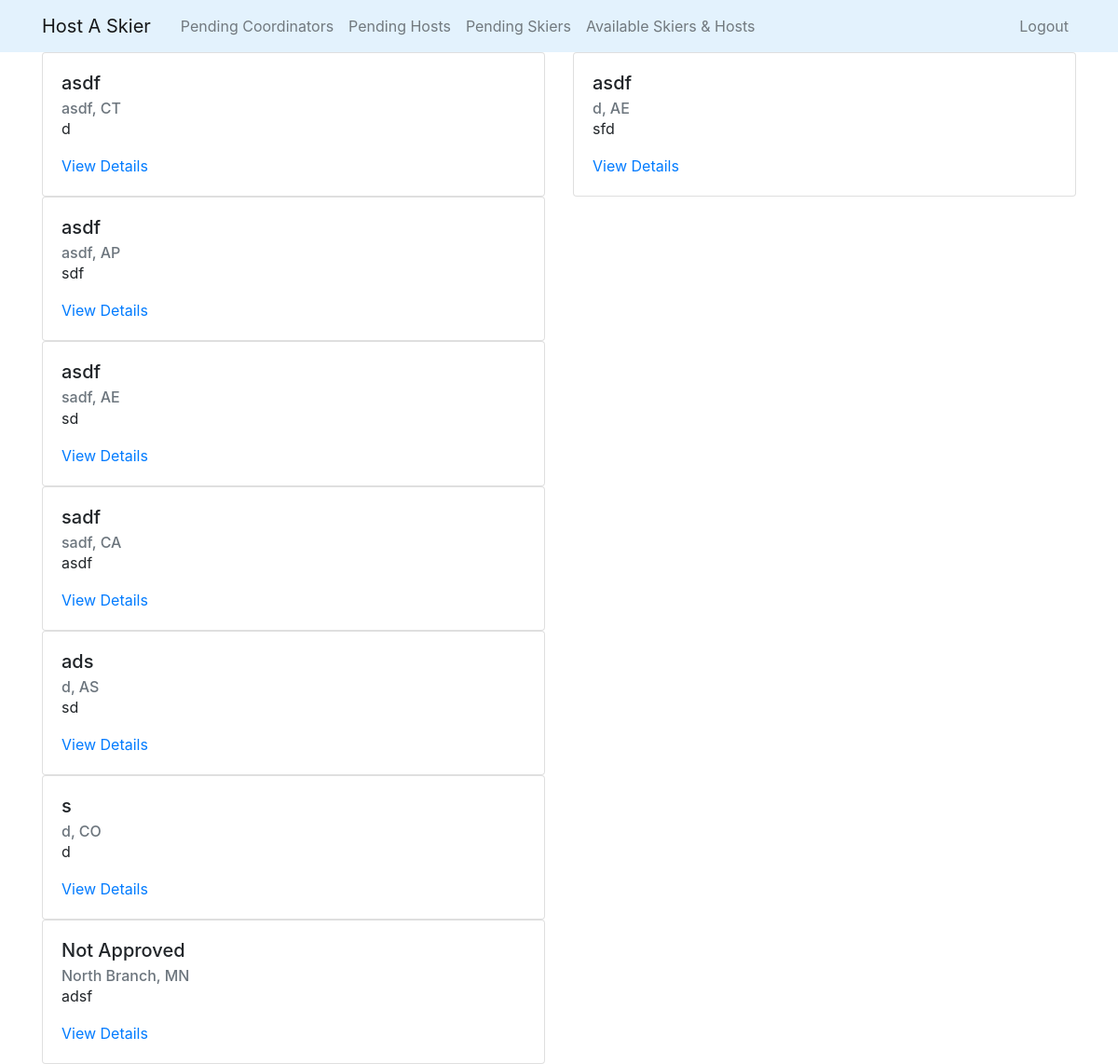
Before: /match/ with the older database file.
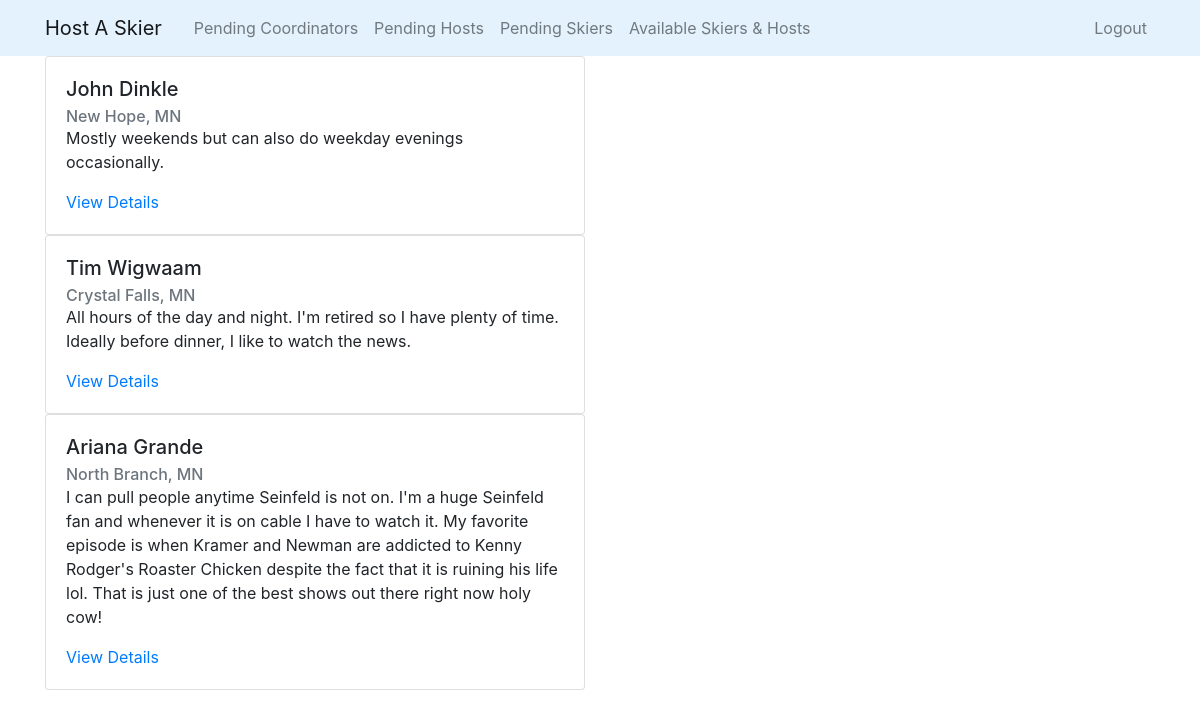
After: the same page with the newer database file.
### host/models.py (models this page shows)
class Host(models.Model):
    name            = models.CharField(verbose_name="Name/Organization", max_length=254, null=False)
    email           = models.EmailField(verbose_name="Email", max_length=254, null=False)
    phone_number    = PhoneNumberField(verbose_name="Phone Number", null=False)
    address_1       = models.CharField(verbose_name="Address", max_length=128, null=False)
    address_2       = models.CharField(verbose_name="", max_length=128, blank=True, null=True)
    city            = models.CharField(verbose_name="City", max_length=128, null=False)
    state           = USStateField(verbose_name="State", null=False)
    zip_code        = models.CharField(verbose_name="Zip Code", max_length=5, null=False)
    events          = MultiSelectField(verbose_name="Events", choices=EVENTS)
    availability    = models.TextField(verbose_name="Availability", null=True)
    notes           = models.TextField(verbose_name="Additional Notes", null=True, blank=True)
    start_date      = models.DateField(verbose_name="Start Date")
    end_date        = models.DateField(verbose_name="End Date")
    image           = models.ImageField(verbose_name="Site Picture", upload_to="media/site_pics", null=True, blank=True)
    approved        = models.BooleanField(default=False, blank=True)

### skier/models.py (models this page shows)
class Skier(models.Model):
    name            = models.CharField(verbose_name="Name/Organization", max_length=254, null=False)
    email           = models.EmailField(verbose_name="Email", max_length=254, null=False)
    phone_number    = PhoneNumberField(verbose_name="Phone Number", null=False)
    city            = models.CharField(verbose_name="City", max_length=128, null=False)
    state           = USStateField(verbose_name="State", null=False)
    events          = MultiSelectField(verbose_name="Events", choices=EVENTS)
    availability    = models.TextField(verbose_name="Availability", null=True)
    start_date      = models.DateField(verbose_name="Start Date")
    end_date        = models.DateField(verbose_name="End Date")
    university      = models.CharField(verbose_name="Universtiy Affiliation (if applicable)", max_length=254, blank=True, null=True)
    approved        = models.BooleanField(default=False, blank=True)

### main/views.py (the view)
# urls.py: path('match/', main_views.MatchView.as_view(template_name='main/match.html'), name='match'),
class MatchView(ListView):
    template_name = "match.html"
    context_object_name = "context"
    def get_queryset(self):
        queryset = {'hosts': Host.objects.all().filter(approved=True),
                    'skiers': Skier.objects.all().filter(approved=True)}
        return queryset

### main/templates/main/match.html
{% extends "coordinator_base.html" %}
{% load crispy_forms_tags %}
{% block content %}
<div class="row">
  <div class="col col-md-6 mb-0">
      <div class="content-section">
          {% for host in context.hosts %}
	    <div class="card">
	      <div class="card-body">
	        <h5 class="card-title">{{ host.name }}</h5>
	        <h6 class="card-subtitle text-muted">{{ host.city }}, {{ host.state }}</h6>
	        <p>{{ host.availability }}</p>
	        <a href="#" class="card-link">View Details</a>
	      </div>
	    </div>
          {% endfor %}
      </div>
  </div>
  <div class="col col-md-6 mb-0">
    <div class="content-section">
        {% for skier in context.skiers %}
          <div class="card">
            <div class="card-body">
              <h5 class="card-title">{{ skier.name }}</h5>
              <h6 class="card-subtitle text-muted">{{ skier.city }}, {{ skier.state }}</h6>
              <p>{{ skier.availability }}</p>
              <a href="#" class="card-link">View Details</a>
            </div>
          </div>
        {% endfor %}
    </div>
  </div>
</div>
{% endblock content %}

### main/templates/coordinator_base.html (shortened to what this page needs)
{% load static %}
<!doctype html>
<html lang="en">
  <head>
    <link rel="stylesheet" href="https://stackpath.bootstrapcdn.com/bootstrap/4.3.1/css/bootstrap.min.css">
  </head>
  <body>
    <header class="site-header">
        <nav class="navbar navbar-expand-md navbar-light navbar-static-top" style="background-color: #e3f2fd">
          <div class="container">
            <a class="navbar-brand mr-4" href="/">Host A Skier</a>
            <div class="collapse navbar-collapse" id="navbarToggle">
              <div class="navbar-nav mr-auto">
                <a class="nav-item nav-link" href="{% url 'pendingcoordinators' %}">Pending Coordinators</a>
                <a class="nav-item nav-link" href="{% url 'pendinghosts' %}">Pending Hosts</a>
		<a class="nav-item nav-link" href="{% url 'pendingskiers' %}">Pending Skiers</a>
		<a class="nav-item nav-link" href="{% url 'match' %}">Available Skiers & Hosts</a>
              </div>
              <div class="navbar-nav">
	        <a class="nav-item nav-link" href="{% url "logout" %}">Logout</a>
              </div>
            </div>
          </div>
        </nav>
      </header>
      <main role="main" class="container">
        <div class="row">
          <div class="col">
            {% block content %}{% endblock content %}
          </div>
        </div>
      </main>
  </body>
</html>

Changed rows visible on the page:
removed Host: name "asdf", city "asdf", state "CT", availability "d"
removed Host: name "asdf", city "asdf", state "AP", availability "sdf"
removed Host: name "asdf", city "sadf", state "AE", availability "sd"
removed Host: name "sadf", city "sadf", state "CA", availability "asdf"
removed Host: name "ads", city "d", state "AS", availability "sd"
removed Host: name "s", city "d", state "CO", availability "d"
removed Host: name "Not Approved", city "North Branch", state "MN", availability "adsf"
removed Skier: name "asdf", city "d", state "AE", availability "sfd"
added Host: name "John Dinkle", city "New Hope", state "MN", availability "Mostly weekends but can also do weekday evenings occasionally."
added Host: name "Tim Wigwaam", city "Crystal Falls", state "MN", availability "All hours of the day and night. I'm retired so I have plenty of time. Ideally before dinner, I like to watch the news."
added Host: name "Ariana Grande", city "North Branch", state "MN", availability "I can pull people anytime Seinfeld is not on. I'm a huge Seinfeld fan and whenever it is on cable I have to watch it. My favorite episode is when Kramer and Newman are addicted to Kenny Rodger's Roaster Chicken despite the fact that it is ruining his life lol. That is just one of the best shows out there right now holy cow!"
